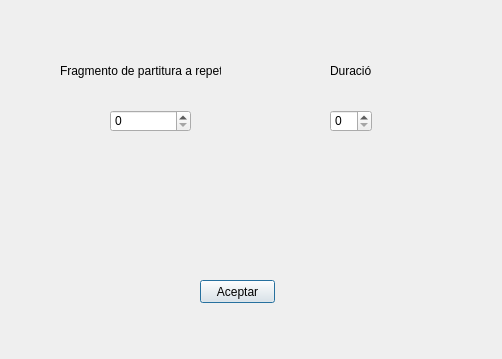
<?xml version="1.0" encoding="UTF-8"?>
<ui version="4.0">
 <class>CalderonDialog</class>
 <widget class="QDialog" name="CalderonDialog">
  <property name="geometry">
   <rect>
    <x>0</x>
    <y>0</y>
    <width>502</width>
    <height>359</height>
   </rect>
  </property>
  <property name="windowTitle">
   <string>CalderonDialog</string>
  </property>
  <widget class="QPushButton" name="pushButton">
   <property name="geometry">
    <rect>
     <x>200</x>
     <y>280</y>
     <width>75</width>
     <height>23</height>
    </rect>
   </property>
   <property name="text">
    <string>Aceptar</string>
   </property>
  </widget>
  <widget class="QLabel" name="label">
   <property name="geometry">
    <rect>
     <x>60</x>
     <y>60</y>
     <width>161</width>
     <height>21</height>
    </rect>
   </property>
   <property name="text">
    <string>Fragmento de partitura a repetir</string>
   </property>
  </widget>
  <widget class="QLabel" name="label_2">
   <property name="geometry">
    <rect>
     <x>330</x>
     <y>60</y>
     <width>41</width>
     <height>21</height>
    </rect>
   </property>
   <property name="text">
    <string>Duración</string>
   </property>
  </widget>
  <widget class="QSpinBox" name="spinBox">
   <property name="geometry">
    <rect>
     <x>110</x>
     <y>110</y>
     <width>81</width>
     <height>22</height>
    </rect>
   </property>
  </widget>
  <widget class="QSpinBox" name="spinBox_2">
   <property name="geometry">
    <rect>
     <x>330</x>
     <y>110</y>
     <width>42</width>
     <height>22</height>
    </rect>
   </property>
  </widget>
 </widget>
 <layoutdefault spacing="6" margin="11"/>
 <resources/>
 <connections/>
</ui>
